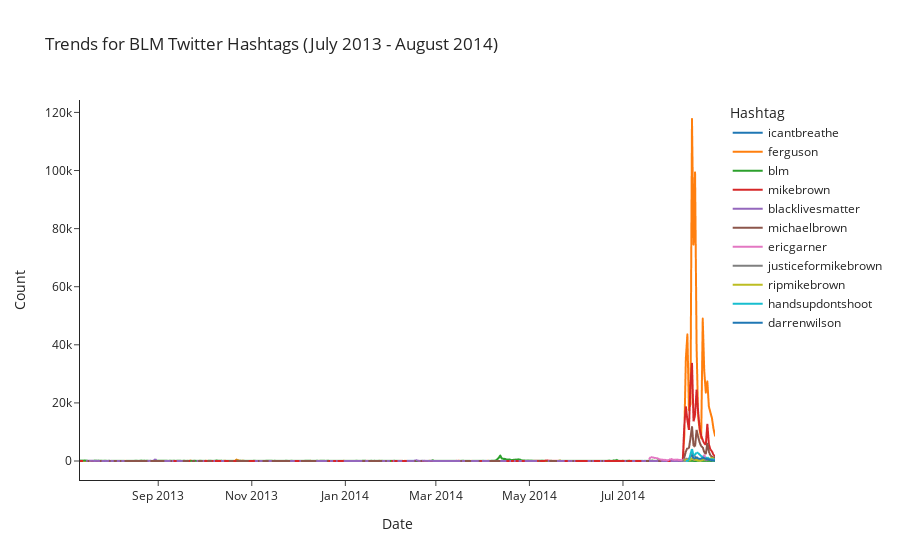

Write notebook code for a chart like this one.
### Code cell
fig = dfForMillion.plot(title="Trends for BLM Twitter Hashtags (July 2013 - August 2014)", template="simple_white",
              labels=dict(index="Date", value="Count", variable="Hashtag"))
fig.show()

### Figure 1 — Plotly figure (JSON) as saved in the notebook; plotly's stock layout.template omitted (floating-point values rounded to 4 significant figures; data arrays with more than 128 entries replaced by an {"elided": "..."} marker saying what was removed)
{"data": [{"hovertemplate": "Hashtag=icantbreathe<br>Date=%{x}<br>Count=%{y}<extra></extra>", "legendgroup": "icantbreathe", "line": {"color": "#1F77B4", "dash": "solid"}, "marker": {"symbol": "circle"}, "mode": "lines", "name": "icantbreathe", "showlegend": true, "type": "scattergl", "x": {"elided": "415 str values"}, "xaxis": "x", "y": {"elided": "415 int values"}, "yaxis": "y"}, {"hovertemplate": "Hashtag=ferguson<br>Date=%{x}<br>Count=%{y}<extra></extra>", "legendgroup": "ferguson", "line": {"color": "#FF7F0E", "dash": "solid"}, "marker": {"symbol": "circle"}, "mode": "lines", "name": "ferguson", "showlegend": true, "type": "scattergl", "x": {"elided": "415 str values"}, "xaxis": "x", "y": {"elided": "415 int values"}, "yaxis": "y"}, {"hovertemplate": "Hashtag=blm<br>Date=%{x}<br>Count=%{y}<extra></extra>", "legendgroup": "blm", "line": {"color": "#2CA02C", "dash": "solid"}, "marker": {"symbol": "circle"}, "mode": "lines", "name": "blm", "showlegend": true, "type": "scattergl", "x": {"elided": "415 str values"}, "xaxis": "x", "y": {"elided": "415 int values"}, "yaxis": "y"}, {"hovertemplate": "Hashtag=mikebrown<br>Date=%{x}<br>Count=%{y}<extra></extra>", "legendgroup": "mikebrown", "line": {"color": "#D62728", "dash": "solid"}, "marker": {"symbol": "circle"}, "mode": "lines", "name": "mikebrown", "showlegend": true, "type": "scattergl", "x": {"elided": "415 str values"}, "xaxis": "x", "y": {"elided": "415 int values"}, "yaxis": "y"}, {"hovertemplate": "Hashtag=blacklivesmatter<br>Date=%{x}<br>Count=%{y}<extra></extra>", "legendgroup": "blacklivesmatter", "line": {"color": "#9467BD", "dash": "solid"}, "marker": {"symbol": "circle"}, "mode": "lines", "name": "blacklivesmatter", "showlegend": true, "type": "scattergl", "x": {"elided": "415 str values"}, "xaxis": "x", "y": {"elided": "415 int values"}, "yaxis": "y"}, {"hovertemplate": "Hashtag=michaelbrown<br>Date=%{x}<br>Count=%{y}<extra></extra>", "legendgroup": "michaelbrown", "line": {"color": "#8C564B", "dash": "solid"}, "marker": {"symbol": "circle"}, "mode": "lines", "name": "michaelbrown", "showlegend": true, "type": "scattergl", "x": {"elided": "415 str values"}, "xaxis": "x", "y": {"elided": "415 int values"}, "yaxis": "y"}, {"hovertemplate": "Hashtag=ericgarner<br>Date=%{x}<br>Count=%{y}<extra></extra>", "legendgroup": "ericgarner", "line": {"color": "#E377C2", "dash": "solid"}, "marker": {"symbol": "circle"}, "mode": "lines", "name": "ericgarner", "showlegend": true, "type": "scattergl", "x": {"elided": "415 str values"}, "xaxis": "x", "y": {"elided": "415 int values"}, "yaxis": "y"}, {"hovertemplate": "Hashtag=justiceformikebrown<br>Date=%{x}<br>Count=%{y}<extra></extra>", "legendgroup": "justiceformikebrown", "line": {"color": "#7F7F7F", "dash": "solid"}, "marker": {"symbol": "circle"}, "mode": "lines", "name": "justiceformikebrown", "showlegend": true, "type": "scattergl", "x": {"elided": "415 str values"}, "xaxis": "x", "y": {"elided": "415 int values"}, "yaxis": "y"}, {"hovertemplate": "Hashtag=ripmikebrown<br>Date=%{x}<br>Count=%{y}<extra></extra>", "legendgroup": "ripmikebrown", "line": {"color": "#BCBD22", "dash": "solid"}, "marker": {"symbol": "circle"}, "mode": "lines", "name": "ripmikebrown", "showlegend": true, "type": "scattergl", "x": {"elided": "415 str values"}, "xaxis": "x", "y": {"elided": "415 int values"}, "yaxis": "y"}, {"hovertemplate": "Hashtag=handsupdontshoot<br>Date=%{x}<br>Count=%{y}<extra></extra>", "legendgroup": "handsupdontshoot", "line": {"color": "#17BECF", "dash": "solid"}, "marker": {"symbol": "circle"}, "mode": "lines", "name": "handsupdontshoot", "showlegend": true, "type": "scattergl", "x": {"elided": "415 str values"}, "xaxis": "x", "y": {"elided": "415 int values"}, "yaxis": "y"}, {"hovertemplate": "Hashtag=darrenwilson<br>Date=%{x}<br>Count=%{y}<extra></extra>", "legendgroup": "darrenwilson", "line": {"color": "#1F77B4", "dash": "solid"}, "marker": {"symbol": "circle"}, "mode": "lines", "name": "darrenwilson", "showlegend": true, "type": "scattergl", "x": {"elided": "415 str values"}, "xaxis": "x", "y": {"elided": "415 int values"}, "yaxis": "y"}], "layout": {"autosize": true, "legend": {"title": {"text": "Hashtag"}, "tracegroupgap": 0}, "title": {"text": "Trends for BLM Twitter Hashtags (July 2013 - August 2014)"}, "xaxis": {"anchor": "y", "autorange": true, "domain": [0, 1], "range": ["2013-07-12", "2014-08-30"], "title": {"text": "Date"}, "type": "date"}, "yaxis": {"anchor": "x", "autorange": true, "domain": [0, 1], "range": [-6540.0, 124300.0], "title": {"text": "Count"}, "type": "linear"}}}
